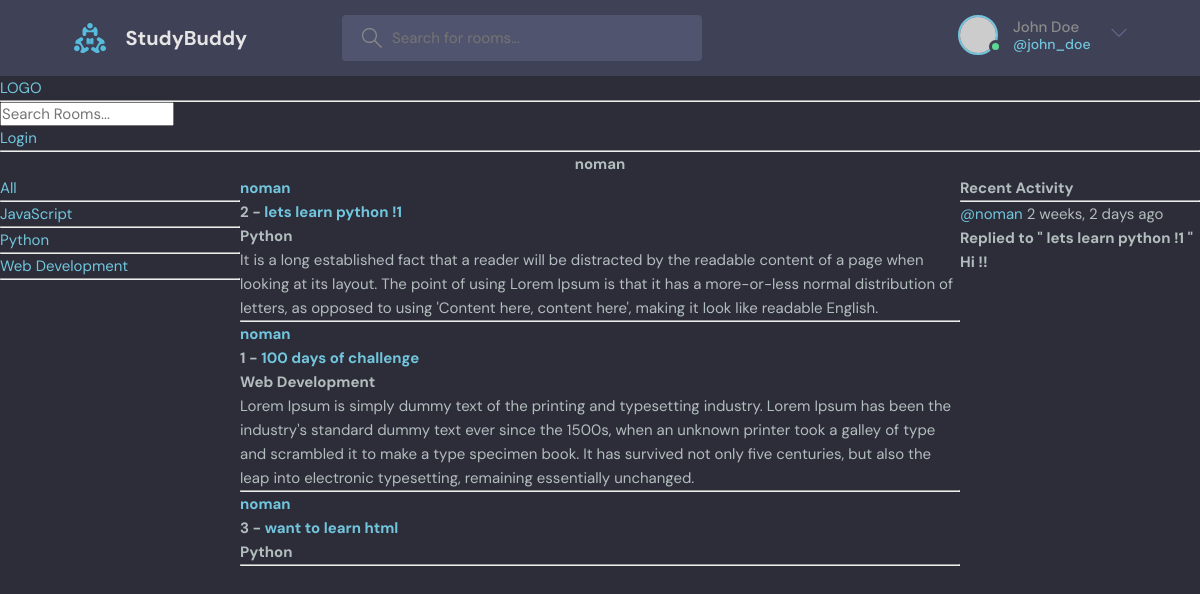
The app's page /profile/1 with its own data.
### base/models.py (models this page shows)
class Topic(models.Model):
    name = models.CharField(max_length=200)
    def __str__(self):
        return self.name

class Room(models.Model):
    host = models.ForeignKey(User, on_delete= models.SET_NULL , null=True)
    topic = models.ForeignKey(Topic, on_delete= models.SET_NULL , null=True)
    name = models.CharField(max_length=200)
    description = models.TextField(null=True, blank=True)
    participants = models.ManyToManyField(User, related_name='participants')
    updated = models.DateTimeField(auto_now=True)
    created = models.DateTimeField(auto_now_add=True)
    class Meta:
        ordering = ['-updated','-created']
    def __str__(self):
        return self.name

class Message(models.Model):
    user = models.ForeignKey(User, on_delete= models.CASCADE)
    room = models.ForeignKey(Room, on_delete = models.CASCADE)
    body = models.TextField()
    updated = models.DateTimeField(auto_now=True)
    created = models.DateTimeField(auto_now_add=True)
    class Meta:
        ordering = ['-updated','-created']
    def __str__(self):
        return self.body[0:50]

### base/views.py (the view)
# urls.py: path('profile/<str:pk>', views.userProfile , name= 'user-Profile'),
def userProfile(request, pk):
    user = User.objects.get(id=pk)
    room = user.room_set.all()
    room_messages = user.message_set.all()
    topic = Topic.objects.all()
    context = {'user':user , 'rooms' : room , 'topic' : topic , 'room_messages' : room_messages}
    return render(request, 'base/profile.html', context)

### base/templates/base/profile.html (shortened to what this page needs)
{% extends 'main.html' %}
{% block content %}
<h1 style="text-align:center;">{{user.username}}</h4>
<div class="main-container">
    <div>
        {% include 'base/topic_component.html' %}
    </div>
    <div>
        {% include 'base/feed_component.html' %}
    </div>
    <div>
        {% include 'base/activity_component.html' %}
    </div>
</div>
{% endblock content %}

### base/templates/base/topic_component.html
<a href="{% url 'home' %}">All</a><br/>
                <hr>
                {% for topic in topic %}
                    <a href="{% url 'home' %}?q={{topic.name}}">{{topic.name}}</a><br/>
                    <hr>
                {% endfor %}

### base/templates/base/feed_component.html (shortened to what this page needs)
                {% for room in rooms %}
                    <div class="room-item">
                        <h1><a href="{% url 'user-Profile' room.host.id %}">{{ room.host.username }}</a></h1>
                        <h3>{{ room.id }} - <a href="{% url 'room' room.id %}">{{ room.name }}</a></h3>
                        <h2>{{ room.topic }}</h2>
                        <p>{{ room.description }}</p>
                        <hr>
                    </div>
                {% endfor %}

### base/templates/base/activity_component.html (shortened to what this page needs)
            <h2>Recent Activity</h2>
            <hr>
            {% for messages in room_messages %}
            <div>
            <large><a href="{% url 'user-Profile' messages.user.id %}">@{{messages.user}}</a> {{messages.created | timesince}} ago</large>
            <h4>Replied to " {{messages.room}} "</h4>
            <h4>{{messages}}</h4>
            </div>
            {% endfor %}

### static/styles/style.css (style rules this page uses)
:root { --color-main: #71c6dd; --color-main-light: #e1f6fb; --color-dark: #3f4156; --color-dark-medium: #51546e; --color-dark-light: #696d97; --color-light: #e5e5e5; --color-gray: #8b8b8b; --color-light-gray: #b2bdbd; --color-bg: #2d2d39; --color-success: #5dd693; --color-error: #fc4b0b; }
* { font-family: "DM Sans", -apple-system, BlinkMacSystemFont, "Segoe UI", Roboto, Oxygen, Ubuntu, Cantarell, "Open Sans", "Helvetica Neue", sans-serif; margin: 0; padding: 0; box-sizing: border-box; text-rendering: optimizeLegibility; font-size: inherit; }
html { font-size: 56.25%; }
@media only screen and (min-width: 1200px) { html { font-size: 62.5%; } }
body { line-height: 1.6; font-weight: 400; font-size: 1.5rem; color: var(--color-light-gray); background-color: var(--color-bg); min-height: 100vh; }
a { display: inline-block; color: var(--color-main); text-decoration: none; }

### base/templates/base/profile.html (style rules this page uses)
.main-container { display: grid; grid-template-columns: 1fr 3fr 1fr; }

### records on screen
Topic: name "JavaScript"
Topic: name "Python"
Topic: name "Web Development"
Room: host.username "noman", id "2", name "lets learn python !1", topic "Python", description "It is a long established fact that a reader will be distracted by the readable content of a page when looking at its layout. The point of using Lorem Ipsum is that it has a more-or-less normal distribution of letters, as opposed to using 'Content here, content here', making it look like readable English."
Room: host.username "noman", id "1", name "100 days of challenge", topic "Web Development", description "Lorem Ipsum is simply dummy text of the printing and typesetting industry. Lorem Ipsum has been the industry's standard dummy text ever since the 1500s, when an unknown printer took a galley of type and scrambled it to make a type specimen book. It has survived not only five centuries, but also the leap into electronic typesetting, remaining essentially unchanged."
Room: host.username "noman", id "3", name "want to learn html", topic "Python"
Message: user "noman", created "2 weeks, 2 days", room "lets learn python !1", body "Hi !!"

### other values on screen
{{ user.username }} "noman"
